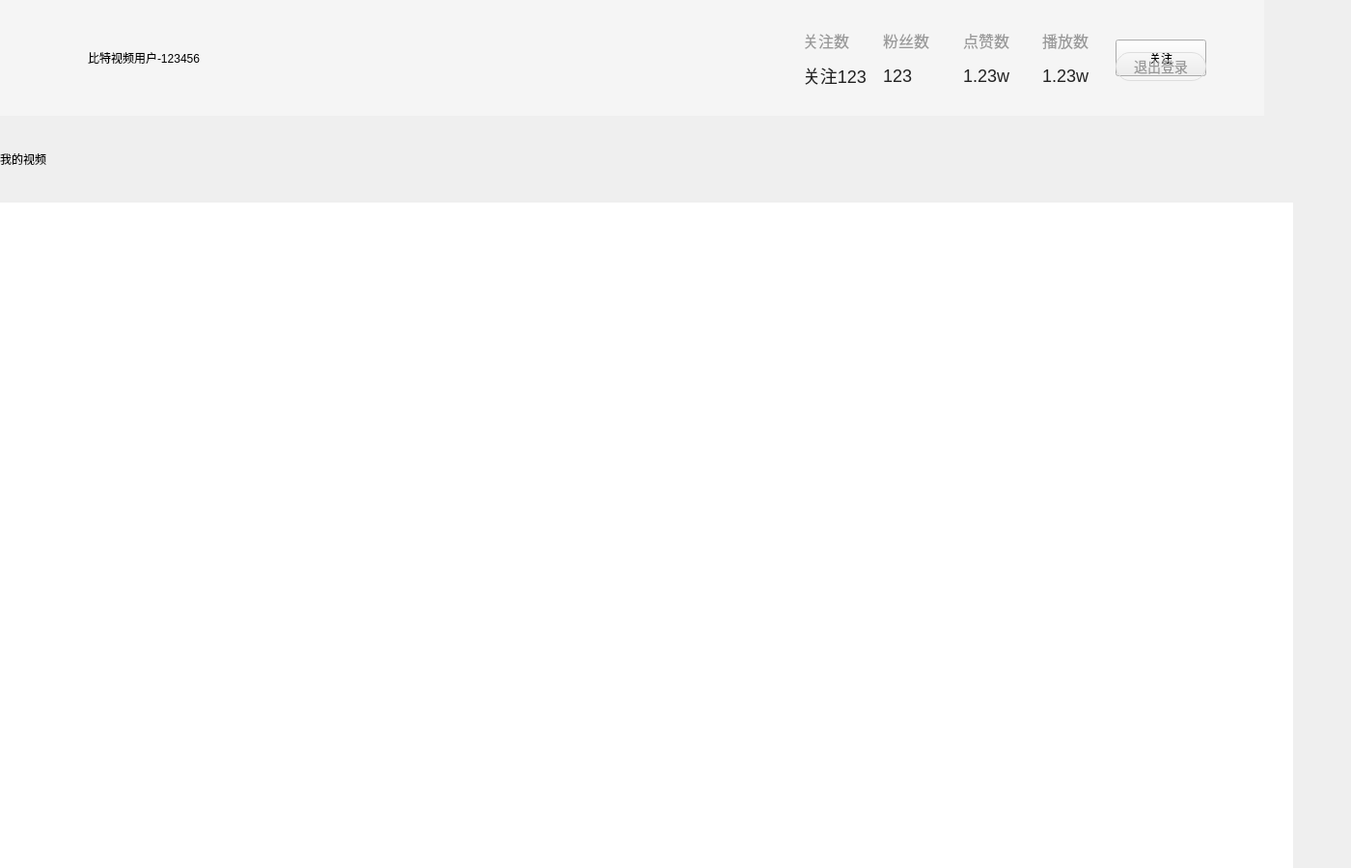
<?xml version="1.0" encoding="UTF-8"?>
<ui version="4.0">
 <class>MyselfWidget</class>
 <widget class="QWidget" name="MyselfWidget">
  <property name="geometry">
   <rect>
    <x>0</x>
    <y>0</y>
    <width>1400</width>
    <height>900</height>
   </rect>
  </property>
  <layout class="QVBoxLayout" name="verticalLayout_1">
   <property name="spacing">
    <number>7</number>
   </property>
   <property name="leftMargin">
    <number>0</number>
   </property>
   <property name="topMargin">
    <number>0</number>
   </property>
   <property name="rightMargin">
    <number>0</number>
   </property>
   <property name="bottomMargin">
    <number>0</number>
   </property>
   <item>
    <widget class="QWidget" name="baseInfoArea" native="true">
     <property name="minimumSize">
      <size>
       <width>1310</width>
       <height>120</height>
      </size>
     </property>
     <property name="maximumSize">
      <size>
       <width>1310</width>
       <height>120</height>
      </size>
     </property>
     <property name="styleSheet">
      <string notr="true">#baseInfoArea{
background-color: #F5F5F5;
}</string>
     </property>
     <layout class="QHBoxLayout" name="horizontalLayout_base">
      <property name="spacing">
       <number>0</number>
      </property>
      <property name="leftMargin">
       <number>24</number>
      </property>
      <property name="topMargin">
       <number>0</number>
      </property>
      <property name="rightMargin">
       <number>60</number>
      </property>
      <property name="bottomMargin">
       <number>0</number>
      </property>
      <item>
       <widget class="QWidget" name="userInfoBox" native="true">
        <property name="minimumSize">
         <size>
          <width>808</width>
          <height>0</height>
         </size>
        </property>
        <property name="maximumSize">
         <size>
          <width>808</width>
          <height>16777215</height>
         </size>
        </property>
        <property name="styleSheet">
         <string notr="true"/>
        </property>
        <layout class="QHBoxLayout" name="horizontalLayout_userInfo">
         <property name="spacing">
          <number>7</number>
         </property>
         <property name="leftMargin">
          <number>0</number>
         </property>
         <property name="topMargin">
          <number>0</number>
         </property>
         <property name="rightMargin">
          <number>0</number>
         </property>
         <property name="bottomMargin">
          <number>0</number>
         </property>
         <item>
          <widget class="AvatarButton" name="avatarBtn">
           <property name="minimumSize">
            <size>
             <width>60</width>
             <height>60</height>
            </size>
           </property>
           <property name="maximumSize">
            <size>
             <width>60</width>
             <height>60</height>
            </size>
           </property>
           <property name="styleSheet">
            <string notr="true">#avatarBtn {
background-color: transparent;
border-none;
border-radius: 30px;
border-image:url(:/images/myself/defaultAvatar.png)
}</string>
           </property>
           <property name="iconSize">
            <size>
             <width>60</width>
             <height>60</height>
            </size>
           </property>
          </widget>
         </item>
         <item>
          <widget class="QLabel" name="nicknameLabel">
           <property name="minimumSize">
            <size>
             <width>125</width>
             <height>0</height>
            </size>
           </property>
           <property name="text">
            <string>比特视频用户-123456</string>
           </property>
          </widget>
         </item>
         <item>
          <widget class="QPushButton" name="settingBtn">
           <property name="minimumSize">
            <size>
             <width>65</width>
             <height>20</height>
            </size>
           </property>
           <property name="maximumSize">
            <size>
             <width>65</width>
             <height>20</height>
            </size>
           </property>
           <property name="styleSheet">
            <string notr="true">#settingBtn{
border:none;
background-image :
url(:/images/myself/xiugai.png);
}</string>
           </property>
          </widget>
         </item>
         <item>
          <spacer name="horizontalSpacer_1">
           <property name="orientation">
            <enum>Qt::Orientation::Horizontal</enum>
           </property>
           <property name="sizeHint" stdset="0">
            <size>
             <width>40</width>
             <height>20</height>
            </size>
           </property>
          </spacer>
         </item>
        </layout>
       </widget>
      </item>
      <item>
       <widget class="QWidget" name="videoNumBox" native="true">
        <property name="styleSheet">
         <string notr="true"/>
        </property>
        <layout class="QGridLayout" name="gridLayout_videoNum">
         <property name="leftMargin">
          <number>0</number>
         </property>
         <property name="topMargin">
          <number>31</number>
         </property>
         <property name="rightMargin">
          <number>0</number>
         </property>
         <property name="bottomMargin">
          <number>31</number>
         </property>
         <property name="horizontalSpacing">
          <number>7</number>
         </property>
         <property name="verticalSpacing">
          <number>14</number>
         </property>
         <item row="0" column="0">
          <widget class="QLabel" name="attentionLabel">
           <property name="styleSheet">
            <string notr="true">#attentionLabel {
font-family : 微软雅⿊;
font-size: 16px;
color: #999999;
}</string>
           </property>
           <property name="text">
            <string>关注数</string>
           </property>
          </widget>
         </item>
         <item row="0" column="1">
          <widget class="QLabel" name="fansLabel">
           <property name="styleSheet">
            <string notr="true">#fansLabel {
font-family : 微软雅⿊;
font-size: 16px;
color: #999999;
}</string>
           </property>
           <property name="text">
            <string>粉丝数</string>
           </property>
          </widget>
         </item>
         <item row="0" column="2">
          <widget class="QLabel" name="likeLabel">
           <property name="styleSheet">
            <string notr="true">#likeLabel {
font-family : 微软雅⿊;
font-size: 16px;
color: #999999;
}</string>
           </property>
           <property name="text">
            <string>点赞数</string>
           </property>
          </widget>
         </item>
         <item row="0" column="3">
          <widget class="QLabel" name="playLabel">
           <property name="styleSheet">
            <string notr="true">#playLabel {
font-family : 微软雅⿊;
font-size: 16px;
color: #999999;
}</string>
           </property>
           <property name="text">
            <string>播放数</string>
           </property>
          </widget>
         </item>
         <item row="1" column="0">
          <widget class="QLabel" name="attentionCountLabel">
           <property name="styleSheet">
            <string notr="true">#attentionCountLabel {
font-family : 微软雅⿊;
font-size: 18px;
color: #222222;
}</string>
           </property>
           <property name="text">
            <string>关注123</string>
           </property>
          </widget>
         </item>
         <item row="1" column="1">
          <widget class="QLabel" name="fansCountLabel">
           <property name="styleSheet">
            <string notr="true">#fansCountLabel {
font-family : 微软雅⿊;
font-size: 18px;
color: #222222;
}</string>
           </property>
           <property name="text">
            <string>123</string>
           </property>
          </widget>
         </item>
         <item row="1" column="2">
          <widget class="QLabel" name="likeCountLabel">
           <property name="styleSheet">
            <string notr="true">#likeCountLabel {
font-family : 微软雅⿊;
font-size: 18px;
color: #222222;
}</string>
           </property>
           <property name="text">
            <string>1.23w</string>
           </property>
          </widget>
         </item>
         <item row="1" column="3">
          <widget class="QLabel" name="playCountLabel">
           <property name="styleSheet">
            <string notr="true">#playCountLabel {
font-family : 微软雅⿊;
font-size: 18px;
color: #222222;
}</string>
           </property>
           <property name="text">
            <string>1.23w</string>
           </property>
          </widget>
         </item>
        </layout>
       </widget>
      </item>
      <item>
       <widget class="QWidget" name="BtnBox" native="true">
        <property name="minimumSize">
         <size>
          <width>94</width>
          <height>0</height>
         </size>
        </property>
        <property name="maximumSize">
         <size>
          <width>94</width>
          <height>16777215</height>
         </size>
        </property>
        <property name="styleSheet">
         <string notr="true"/>
        </property>
        <widget class="QPushButton" name="attentionBtn">
         <property name="geometry">
          <rect>
           <x>0</x>
           <y>41</y>
           <width>94</width>
           <height>38</height>
          </rect>
         </property>
         <property name="minimumSize">
          <size>
           <width>94</width>
           <height>38</height>
          </size>
         </property>
         <property name="maximumSize">
          <size>
           <width>94</width>
           <height>38</height>
          </size>
         </property>
         <property name="text">
          <string>关注</string>
         </property>
        </widget>
        <widget class="QPushButton" name="quitBtn">
         <property name="geometry">
          <rect>
           <x>0</x>
           <y>54</y>
           <width>94</width>
           <height>30</height>
          </rect>
         </property>
         <property name="minimumSize">
          <size>
           <width>94</width>
           <height>30</height>
          </size>
         </property>
         <property name="maximumSize">
          <size>
           <width>94</width>
           <height>30</height>
          </size>
         </property>
         <property name="styleSheet">
          <string notr="true">#quitBtn{
border-radius : 15px;
border : 1px solid #DDDDDD;
font-family : 微软雅⿊;
color : #999999;
font-size : 14px;
}</string>
         </property>
         <property name="text">
          <string>退出登录</string>
         </property>
        </widget>
       </widget>
      </item>
     </layout>
    </widget>
   </item>
   <item>
    <widget class="QWidget" name="titleBar" native="true">
     <property name="minimumSize">
      <size>
       <width>1310</width>
       <height>76</height>
      </size>
     </property>
     <property name="maximumSize">
      <size>
       <width>1310</width>
       <height>76</height>
      </size>
     </property>
     <property name="styleSheet">
      <string notr="true"/>
     </property>
     <layout class="QHBoxLayout" name="horizontalLayout_titleBar">
      <property name="spacing">
       <number>0</number>
      </property>
      <property name="leftMargin">
       <number>0</number>
      </property>
      <property name="topMargin">
       <number>0</number>
      </property>
      <property name="rightMargin">
       <number>9</number>
      </property>
      <property name="bottomMargin">
       <number>0</number>
      </property>
      <item>
       <widget class="QLabel" name="myVideolabel">
        <property name="styleSheet">
         <string notr="true">#myVideoLabel {
font-family : 微软雅⿊;
font-size: 18px;
line-height: 24px;
}</string>
        </property>
        <property name="text">
         <string>我的视频</string>
        </property>
       </widget>
      </item>
      <item>
       <spacer name="horizontalSpacer_2">
        <property name="orientation">
         <enum>Qt::Orientation::Horizontal</enum>
        </property>
        <property name="sizeHint" stdset="0">
         <size>
          <width>40</width>
          <height>20</height>
         </size>
        </property>
       </spacer>
      </item>
      <item>
       <widget class="QPushButton" name="uploadVideoBtn">
        <property name="minimumSize">
         <size>
          <width>116</width>
          <height>30</height>
         </size>
        </property>
        <property name="maximumSize">
         <size>
          <width>116</width>
          <height>30</height>
         </size>
        </property>
        <property name="styleSheet">
         <string notr="true">#uploadVideoBtn {
border-radius: 15px;
border-image:url(:/images/myself/shangchuanshipin.png);
}</string>
        </property>
       </widget>
      </item>
     </layout>
    </widget>
   </item>
   <item>
    <widget class="QWidget" name="VideoInfoArea" native="true">
     <property name="minimumSize">
      <size>
       <width>1340</width>
       <height>0</height>
      </size>
     </property>
     <property name="maximumSize">
      <size>
       <width>1340</width>
       <height>16777215</height>
      </size>
     </property>
     <property name="styleSheet">
      <string notr="true"/>
     </property>
     <layout class="QVBoxLayout" name="verticalLayout_VideoInfoArea">
      <property name="spacing">
       <number>0</number>
      </property>
      <property name="leftMargin">
       <number>0</number>
      </property>
      <property name="topMargin">
       <number>0</number>
      </property>
      <property name="rightMargin">
       <number>0</number>
      </property>
      <property name="bottomMargin">
       <number>0</number>
      </property>
      <item>
       <widget class="QScrollArea" name="scrollArea">
        <property name="styleSheet">
         <string notr="true">#scrollArea {
border : none;
background-color: FFFFFF;
}
QScrollBar:vertical{ /*垂直滚动条*/
border : none;
background-color : #FFFFFF;
width : 10px;
}
QScrollBar::handle:vertical{ /*设置垂直滚动条⼿柄*/
border : none;
border-radius : 5px;
background-color : #E8E8E8;
min-height: 134px;
}
QScrollBar::up-arrow:vertical,
QScrollBar::down-arrow:vertical
{
border:none;
width: 0px;
height: 0px;
}</string>
        </property>
        <property name="widgetResizable">
         <bool>true</bool>
        </property>
        <widget class="QWidget" name="scrollAreaWidgetContents">
         <property name="geometry">
          <rect>
           <x>0</x>
           <y>0</y>
           <width>1340</width>
           <height>690</height>
          </rect>
         </property>
         <property name="styleSheet">
          <string notr="true">#scrollAreaWidgetContents {
background-color: #FFFFFF;
}</string>
         </property>
         <layout class="QVBoxLayout" name="verticalLayout_scrollAreaWidgetContents">
          <property name="spacing">
           <number>0</number>
          </property>
          <property name="leftMargin">
           <number>0</number>
          </property>
          <property name="topMargin">
           <number>0</number>
          </property>
          <property name="rightMargin">
           <number>0</number>
          </property>
          <property name="bottomMargin">
           <number>0</number>
          </property>
          <item>
           <widget class="QWidget" name="container" native="true">
            <layout class="QVBoxLayout" name="verticalLayout_container">
             <property name="spacing">
              <number>0</number>
             </property>
             <property name="leftMargin">
              <number>0</number>
             </property>
             <property name="topMargin">
              <number>0</number>
             </property>
             <property name="rightMargin">
              <number>0</number>
             </property>
             <property name="bottomMargin">
              <number>0</number>
             </property>
             <item>
              <layout class="QGridLayout" name="layout">
               <property name="leftMargin">
                <number>5</number>
               </property>
               <property name="topMargin">
                <number>0</number>
               </property>
               <property name="rightMargin">
                <number>0</number>
               </property>
               <property name="bottomMargin">
                <number>0</number>
               </property>
               <property name="spacing">
                <number>20</number>
               </property>
              </layout>
             </item>
            </layout>
           </widget>
          </item>
         </layout>
        </widget>
       </widget>
      </item>
     </layout>
    </widget>
   </item>
  </layout>
 </widget>
 <customwidgets>
  <customwidget>
   <class>AvatarButton</class>
   <extends>QPushButton</extends>
   <header location="global">avatarbutton.h</header>
  </customwidget>
 </customwidgets>
 <resources/>
 <connections/>
</ui>
